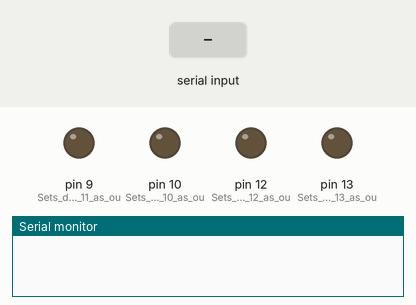
Bench run of a sketch on a simulated Arduino Uno, built with avr-gcc and run on an emulated ATmega328P. On the bench: output pins drawn as LEDs (lit = HIGH), the last lines printed to the serial monitor. The test bench sets the inputs (shaded band).

Above: at 1.2 s.
1.3 s: "1\n" received over Serial
At 2.5 s:
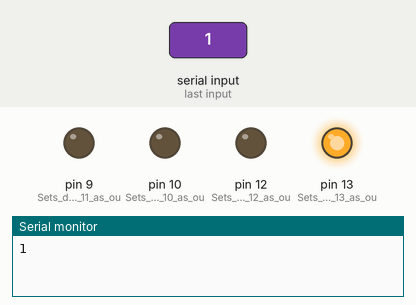
2.8 s: byte 50 ('2') received over Serial
At 3.6 s:
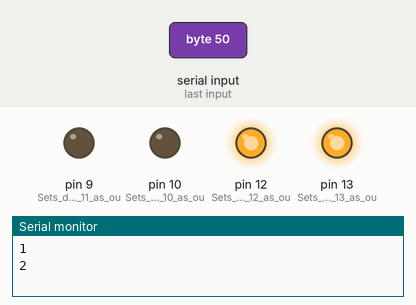
4.3 s: byte 53 ('5') received over Serial
At 4.8 s:
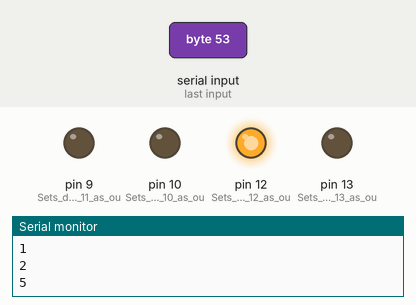
5.8 s: byte 51 ('3') received over Serial
At 7.0 s:
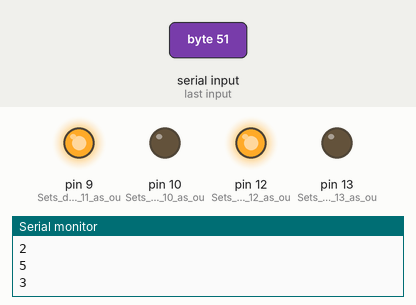
7.3 s: byte 54 ('6') received over Serial
At 8.3 s:
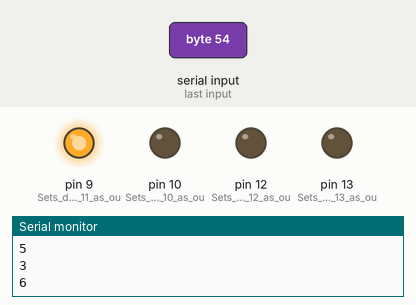
8.8 s: byte 52 ('4') received over Serial
At 9.4 s:
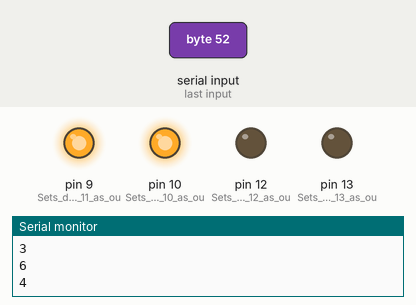
Timing chart, 0 to 11.3 s (numbered marks = the images above; inputs shaded):
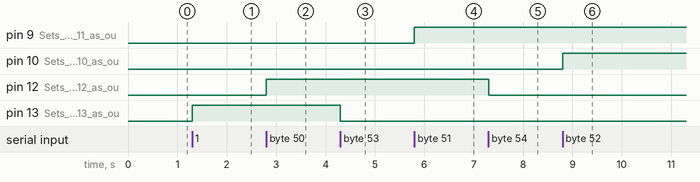

Measured:
- after the input at 1.3 s, pin 13 (Sets_digital_pin_13_as_ou): LOW → HIGH at once
- after the input at 2.8 s, pin 12 (Sets_digital_pin_12_as_ou): LOW → HIGH at once
- after the input at 4.3 s, pin 13 (Sets_digital_pin_13_as_ou): HIGH → LOW at once
- after the input at 5.8 s, pin 9 (Sets_digital_pin_11_as_ou): LOW → HIGH at once
- after the input at 7.3 s, pin 12 (Sets_digital_pin_12_as_ou): HIGH → LOW at once
- after the input at 8.8 s, pin 10 (Sets_digital_pin_10_as_ou): LOW → HIGH at once

The sketch:

bluetooth_LED.ino
```cpp
/* This program works for switiching mutiple LED using an App called Aurdino bluetooth App.
* The code is developed at CAXYGEN LABS Bangalore
* Coder -Mr. Mahendra Chavan
*/
char data = 0;            //Variable for storing received data
void setup()
{
    Serial.begin(9600);   //Sets the baud for serial data transmission
    pinMode(13, OUTPUT);  //Sets digital pin 13 as output pin
    pinMode(12, OUTPUT);  //Sets digital pin 12 as output pin
    pinMode(9, OUTPUT);  //Sets digital pin 11 as output pin
    pinMode(10, OUTPUT);  //Sets digital pin 10 as output pin
}

void loop()
{
   if(Serial.available() > 0)      // Send data only when you receive data:

   {
      data = Serial.read();        //Read the incoming data & store into data
      Serial.print(data);          //Print Value inside data in Serial monitor
      Serial.print("\n");
   //--------------------turn ON 1st LED ----------------------------------

      if(data == '1')              // Checks whether value of data is equal to 1
         digitalWrite(13, HIGH);   // If value is 1 then LED turns ON
      else if(data == '5')         // Checks whether value of data is equal to 5
         digitalWrite(13, LOW);    // If value is 5 then LED turns OFF


   //--------------------turn ON 2nd LED ----------------------------------

      else if(data == '2')              // Checks whether value of data is equal to 2
         digitalWrite(12, HIGH);   // If value is 2 then LED turns ON
      else if(data == '6')         // Checks whether value of data is equal to 6
         digitalWrite(12, LOW);    // If value is 6 then LED turns OFF

    //--------------------turn ON 3rd LED ----------------------------------

       else if(data == '3')        // Checks whether value of data is equal to 3
         digitalWrite(9, HIGH);   // If value is 3 then LED turns ON
      else if(data == '7')         // Checks whether value of data is equal to 7
         digitalWrite(9, LOW);    // If value is 7 then LED turns OFF


   //--------------------turn ON 4th LED ----------------------------------


      else if(data == '4')         // Checks whether value of data is equal to 4
         digitalWrite(10, HIGH);   // If value is 4 then LED turns ON
      else if(data == '8')         // Checks whether value of data is equal to 8
         digitalWrite(10, LOW);    // If value is 8 then LED turns OFF
   //--------------------turn OFF ALL the LEDs ----------------------------------

    else if (data == '0')          // If value is 0 then All the LEDs turns OFF
    {
      digitalWrite(10, LOW);
      digitalWrite(9, LOW);
      digitalWrite(12, LOW);
      digitalWrite(13, LOW);
    }

    else if (data == '9')          // If value is 9 then All the LEDs turns ON
    {
      digitalWrite(10, HIGH);
      digitalWrite(9, HIGH);
      digitalWrite(12, HIGH);
      digitalWrite(13, HIGH
      );
    }
    }
}
```
